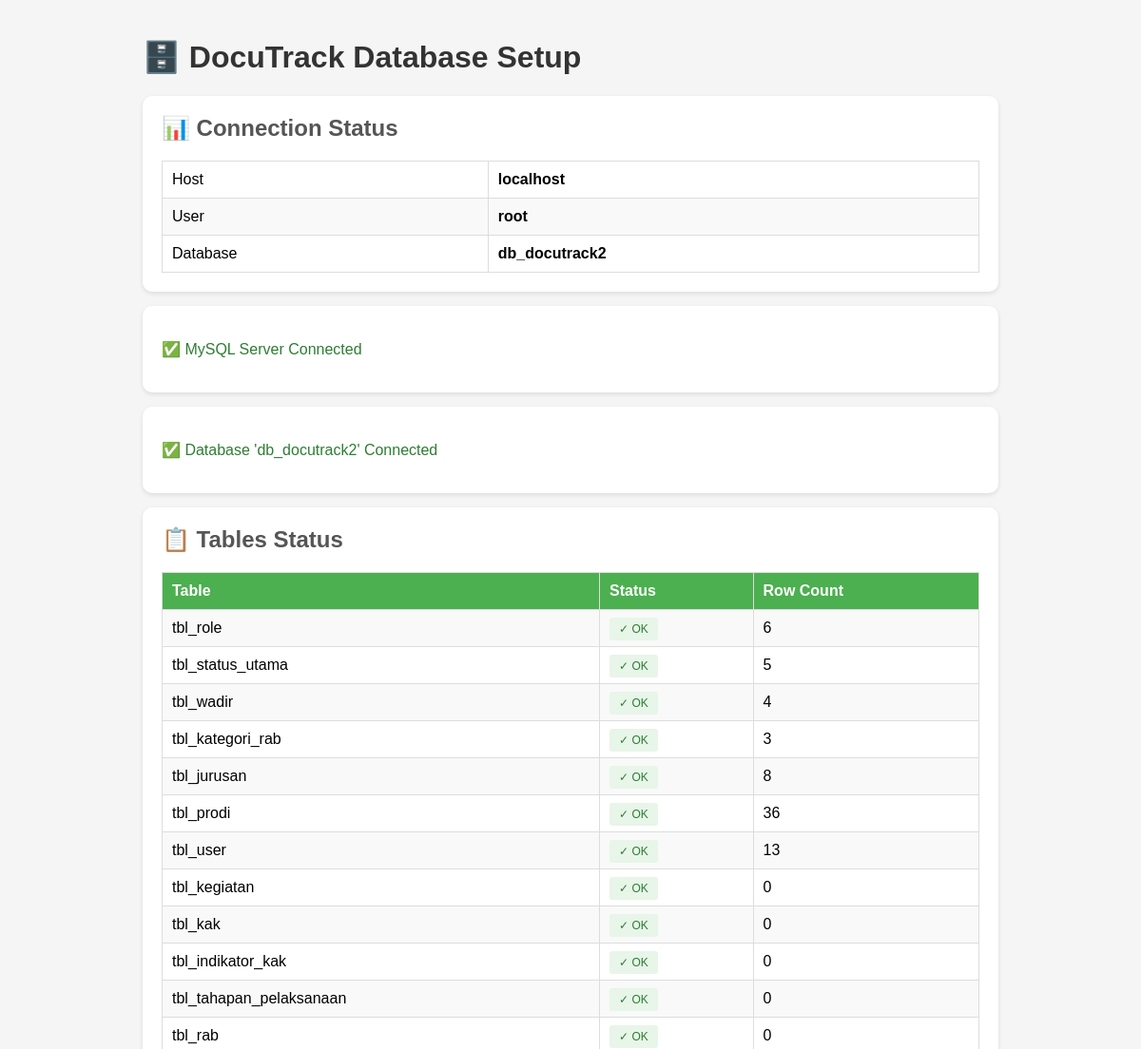
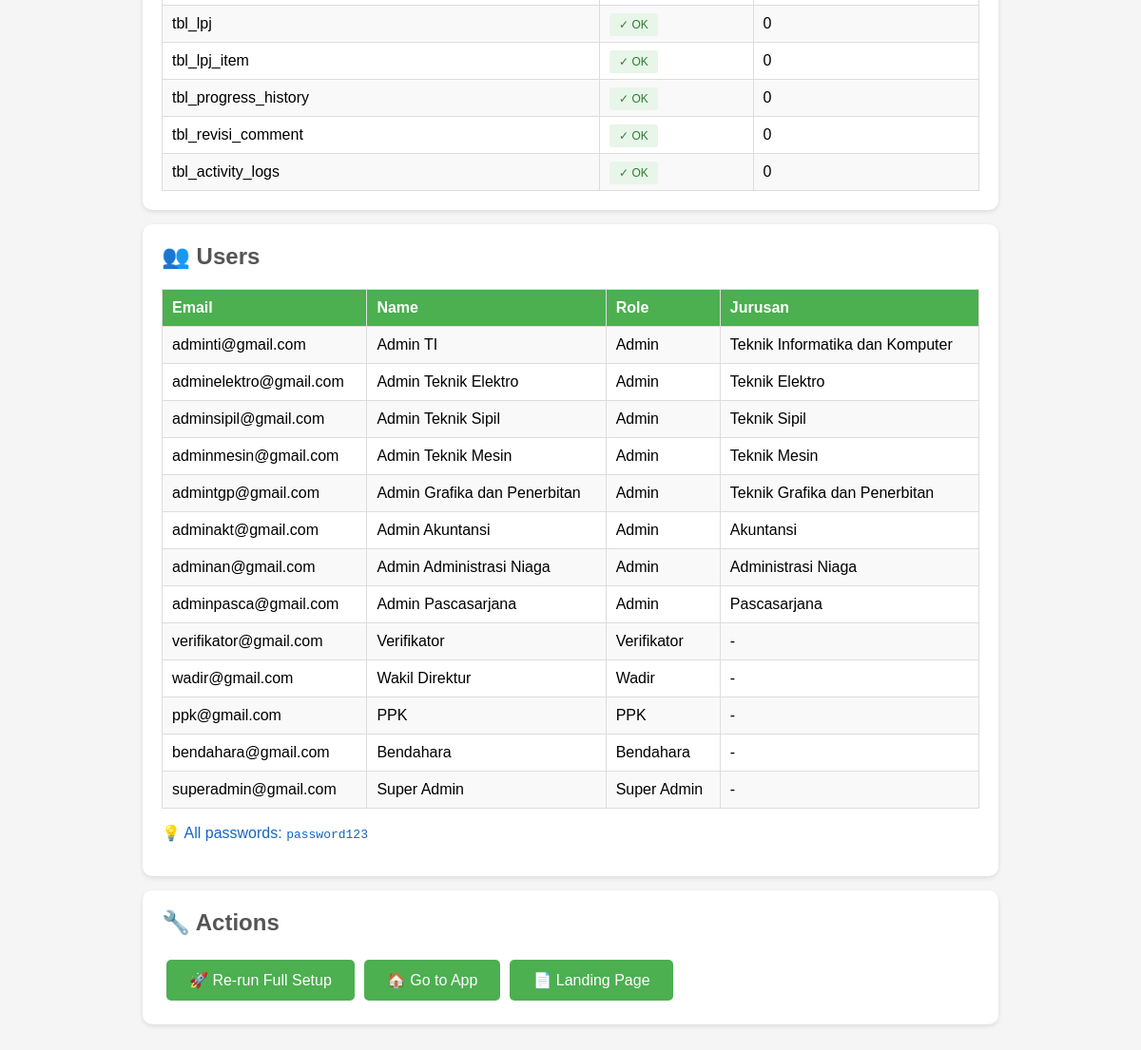
Page /public/cek_koneksi.php on the committed database (2 pictures, top to bottom).
### tables this page shows
CREATE TABLE `tbl_user` (
  `userId` INT NOT NULL AUTO_INCREMENT,
  `nama` VARCHAR(100) NOT NULL,
  `email` VARCHAR(150) NOT NULL,
  `password` VARCHAR(255) NOT NULL,
  `roleId` INT NOT NULL,
  `namaJurusan` VARCHAR(50) DEFAULT NULL,
  PRIMARY KEY (`userId`),
  UNIQUE KEY `email` (`email`),
  KEY `fk_user_role` (`roleId`),
  KEY `namaJurusan` (`namaJurusan`),
  CONSTRAINT `fk_user_role` FOREIGN KEY (`roleId`) 
    REFERENCES `tbl_role` (`roleId`) ON UPDATE CASCADE,
  CONSTRAINT `tbl_user_ibfk_1` FOREIGN KEY (`namaJurusan`) 
    REFERENCES `tbl_jurusan` (`namaJurusan`) ON UPDATE CASCADE
);

CREATE TABLE `tbl_role` (
  `roleId` INT NOT NULL AUTO_INCREMENT,
  `namaRole` VARCHAR(50) NOT NULL,
  `urutan` TINYINT UNSIGNED DEFAULT NULL COMMENT 'Urutan dalam workflow (NULL jika bukan bagian workflow)',
  `deskripsi` VARCHAR(200) DEFAULT NULL COMMENT 'Deskripsi peran dalam workflow',
  PRIMARY KEY (`roleId`),
  UNIQUE KEY `namaRole` (`namaRole`)
);

### public/cek_koneksi.php (the view, shortened to what this page needs)
<?php
$host = 'localhost';
$user = 'root';
$pass = '';
$db   = 'db_docutrack2';
?>
<!DOCTYPE html>
<html>
<head>
</head>
<body>
    <h1>🗄️ DocuTrack Database Setup</h1>
<?php
echo "<div class='card'>";
echo "<h2>📊 Connection Status</h2>";
echo "<table>";
echo "<tr><td>Host</td><td><b>$host</b></td></tr>";
echo "<tr><td>User</td><td><b>$user</b></td></tr>";
echo "<tr><td>Database</td><td><b>$db</b></td></tr>";
echo "</table>";
echo "</div>";
$conn = @mysqli_connect($host, $user, $pass);
echo "<div class='card'><p class='success'>✅ MySQL Server Connected</p></div>";
echo "<div class='card'><p class='success'>✅ Database '$db' Connected</p></div>";
echo "<div class='card'>";
echo "<h2>📋 Tables Status</h2>";
$expectedTables = [
    'tbl_role', 'tbl_status_utama', 'tbl_wadir', 'tbl_kategori_rab',
    'tbl_jurusan', 'tbl_prodi', 'tbl_user', 'tbl_kegiatan', 'tbl_kak',
    'tbl_indikator_kak', 'tbl_tahapan_pelaksanaan', 'tbl_rab',
    'tbl_lpj', 'tbl_lpj_item', 'tbl_progress_history', 'tbl_revisi_comment',
    'tbl_activity_logs'
];
$result = mysqli_query($conn, "SHOW TABLES");
$existingTables = [];
while ($row = mysqli_fetch_array($result)) {
    $existingTables[] = $row[0];
}
echo "<table>";
echo "<tr><th>Table</th><th>Status</th><th>Row Count</th></tr>";
$missingTables = 0;
foreach ($expectedTables as $table) {
    $exists = in_array($table, $existingTables);
    $status = $exists ? "<span class='status-badge status-ok'>✓ OK</span>" : "<span class='status-badge status-missing'>✗ Missing</span>";
    $count = '-';
    if ($exists) {
        $countResult = mysqli_query($conn, "SELECT COUNT(*) as cnt FROM `$table`");
        if ($countResult) {
            $countRow = mysqli_fetch_assoc($countResult);
            $count = $countRow['cnt'];
        }
    } else {
        $missingTables++;
    }
    echo "<tr><td>$table</td><td>$status</td><td>$count</td></tr>";
}
echo "</table>";
echo "</div>";
echo "<div class='card'>";
echo "<h2>👥 Users</h2>";
$userResult = mysqli_query($conn, "SELECT u.*, r.namaRole FROM tbl_user u JOIN tbl_role r ON u.roleId = r.roleId ORDER BY u.roleId, u.userId");
if ($userResult && mysqli_num_rows($userResult) > 0) {
    echo "<table>";
    echo "<tr><th>Email</th><th>Name</th><th>Role</th><th>Jurusan</th></tr>";
    while ($row = mysqli_fetch_assoc($userResult)) {
        echo "<tr>";
        echo "<td>" . htmlspecialchars($row['email']) . "</td>";
        echo "<td>" . htmlspecialchars($row['nama']) . "</td>";
        echo "<td>" . htmlspecialchars($row['namaRole']) . "</td>";
        echo "<td>" . ($row['namaJurusan'] ?? '-') . "</td>";
        echo "</tr>";
    }
    echo "</table>";
    echo "<p class='info'>💡 All passwords: <code>password123</code></p>";
} else {
    echo "<p class='warning'>No users found. <a href='?setup=true' class='btn'>Run Setup</a></p>";
}
echo "</div>";
echo "<div class='card'>";
echo "<h2>🔧 Actions</h2>";
echo "<a href='?setup=true' class='btn'>🚀 Re-run Full Setup</a>";
echo "<a href='index.php' class='btn'>🏠 Go to App</a>";
echo "<a href='../index.html' class='btn'>📄 Landing Page</a>";
echo "</div>";
?>
</body>
</html>

### public/cek_koneksi.php (style rules this page uses)
body { font-family: Arial, sans-serif; padding: 20px; background: #f5f5f5; max-width: 900px; margin: 0 auto; }
.card { background: white; padding: 20px; border-radius: 10px; margin: 15px 0; box-shadow: 0 2px 5px rgba(0,0,0,0.1); }
.success { color: #2e7d32; }
.info { color: #1565c0; }
h1 { color: #333; }
h2 { color: #555; margin-top: 0; }
table { border-collapse: collapse; width: 100%; margin-top: 10px; }
th, td { border: 1px solid #ddd; padding: 10px; text-align: left; }
th { background: #4CAF50; color: white; }
tr:nth-child(even) { background: #f9f9f9; }
.btn { display: inline-block; padding: 12px 24px; background: #4CAF50; color: white; text-decoration: none; border-radius: 5px; margin: 5px; }
.status-badge { padding: 5px 10px; border-radius: 3px; font-size: 12px; }
.status-ok { background: #e8f5e9; color: #2e7d32; }

### rows in the picture
tbl_user: email "adminti@gmail.com", nama "Admin TI", roleId.namaRole "Admin", namaJurusan "Teknik Informatika dan Komputer"
tbl_user: email "adminelektro@gmail.com", nama "Admin Teknik Elektro", roleId.namaRole "Admin", namaJurusan "Teknik Elektro"
tbl_user: email "adminsipil@gmail.com", nama "Admin Teknik Sipil", roleId.namaRole "Admin", namaJurusan "Teknik Sipil"
tbl_user: email "adminmesin@gmail.com", nama "Admin Teknik Mesin", roleId.namaRole "Admin", namaJurusan "Teknik Mesin"
tbl_user: email "admintgp@gmail.com", nama "Admin Grafika dan Penerbitan", roleId.namaRole "Admin", namaJurusan "Teknik Grafika dan Penerbitan"
tbl_user: email "adminakt@gmail.com", nama "Admin Akuntansi", roleId.namaRole "Admin", namaJurusan "Akuntansi"
tbl_user: email "adminan@gmail.com", nama "Admin Administrasi Niaga", roleId.namaRole "Admin", namaJurusan "Administrasi Niaga"
tbl_user: email "adminpasca@gmail.com", nama "Admin Pascasarjana", roleId.namaRole "Admin", namaJurusan "Pascasarjana"
tbl_user: email "verifikator@gmail.com", nama "Verifikator", roleId.namaRole "Verifikator", namaJurusan "-"
tbl_user: email "wadir@gmail.com", nama "Wakil Direktur", roleId.namaRole "Wadir", namaJurusan "-"
tbl_user: email "ppk@gmail.com", nama "PPK", roleId.namaRole "PPK", namaJurusan "-"
tbl_user: email "bendahara@gmail.com", nama "Bendahara", roleId.namaRole "Bendahara", namaJurusan "-"
tbl_user: email "superadmin@gmail.com", nama "Super Admin", roleId.namaRole "Super Admin", namaJurusan "-"

### other values in the picture
$host "localhost"
$user "root"
$db "db_docutrack2"
$table "tbl_role"
$count "6"
$table "tbl_status_utama"
$count "5"
$table "tbl_wadir"
$count "4"
$table "tbl_kategori_rab"
$count "3"
$table "tbl_jurusan"
$count "8"
$table "tbl_prodi"
$count "36"
